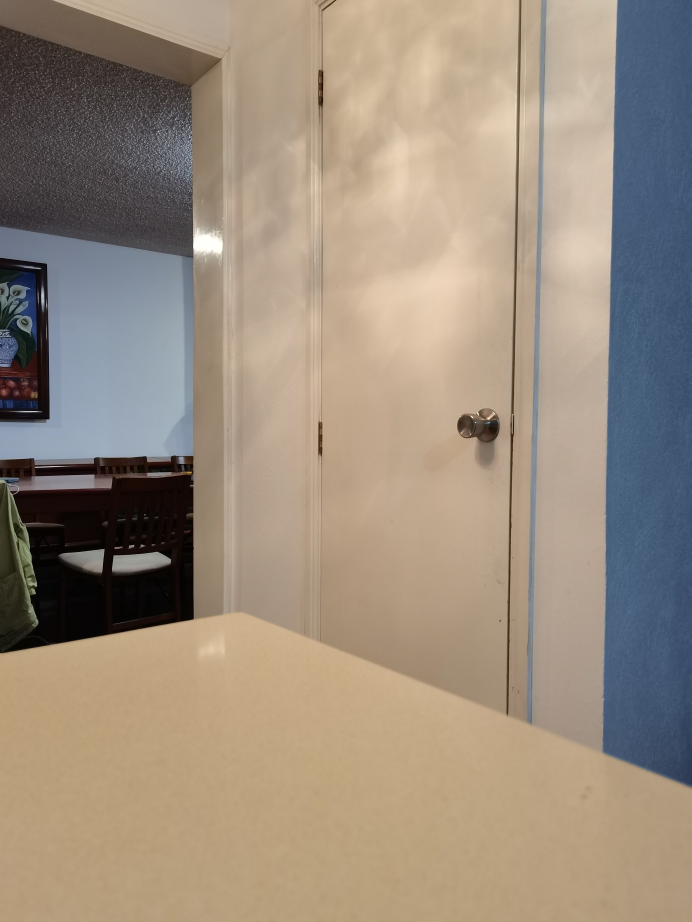
#> input picture panorama_view/stitch/src_three/img(2).jpg, 3456 x 4608 px, given in place of img(2).png, which was not available (shown at 1/5 size)
$ python another.py
#> lines starting #> are read from the running program, lines starting #| are printed output that depends on the picture; after the words box and inside, x2 and y2 are one past the last pixel; in counts of white or black regions, pixels touching at a corner belong together; pictures that were not available may be replaced by others from this repository, and a replacement may not be noted
import cv2
import numpy as np
import glob

# Load images from multiple cameras
img1 = cv2.imread('stitch/src_eight/img(2).png')
#> img1 is the input picture: shape (4608, 3456, 3); mean B, G, R 125.8, 141.5, 155.3
img2 = cv2.imread('stitch/src_eight/img(1).png')
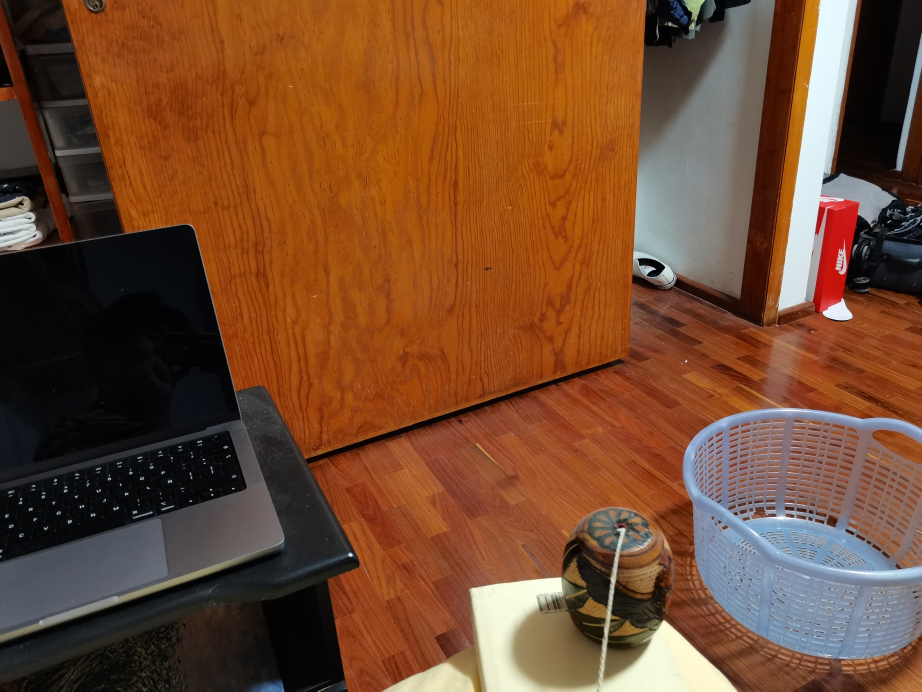
#> input picture panorama_view/stitch/src_three/img(1).jpg, 4608 x 3456 px, given in place of img(1).png, which was not available (shown at 1/5 size)
#> img2 is the input picture: shape (3456, 4608, 3); mean B, G, R 47.4, 74.1, 116
#img1 = cv2.imread('stitch/src_three/img(2).jpg')
#img2 = cv2.imread('stitch/src_three/img(1).jpg')
img3 = cv2.imread('stitch/src_eight/img(3).png')
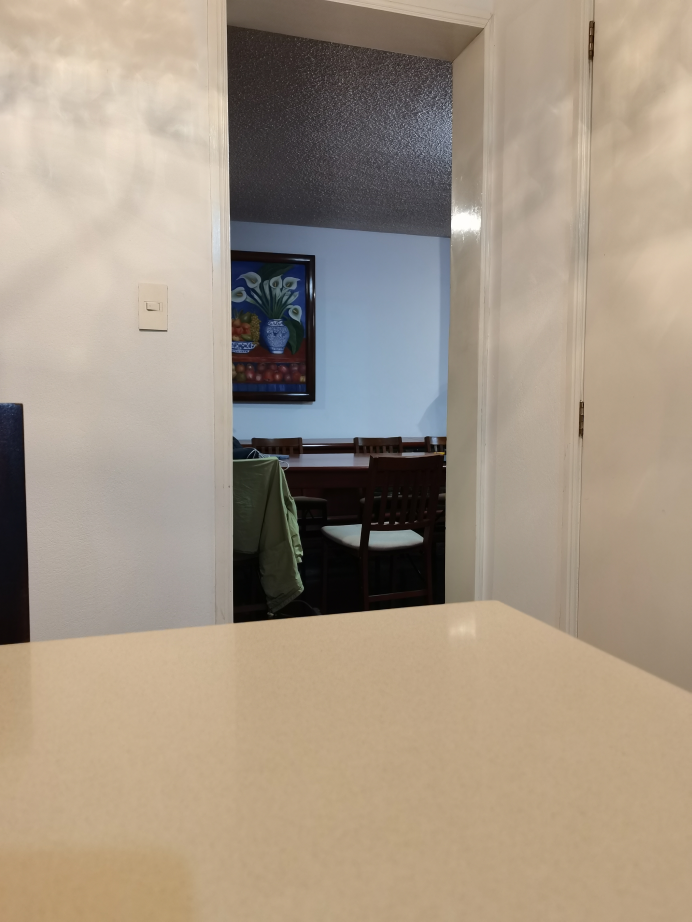
#> input picture panorama_view/stitch/src_three/img(3).jpg, 3456 x 4608 px, given in place of img(3).png, which was not available (shown at 1/5 size)
#> img3 is the input picture: shape (4608, 3456, 3); mean B, G, R 132.7, 149.5, 163.5

# Resize images to reduce computational cost
height, width = img1.shape[:2]
#> height = 4608; width = 3456
max_dim = max(height, width)
#> max_dim = 4608
scale = 1024 / max_dim
#> scale = 0.222
img1 = cv2.resize(img1, (int(width*scale), int(height*scale)))
#> img1: shape (1024, 768, 3)
img2 = cv2.resize(img2, (int(width*scale), int(height*scale)))
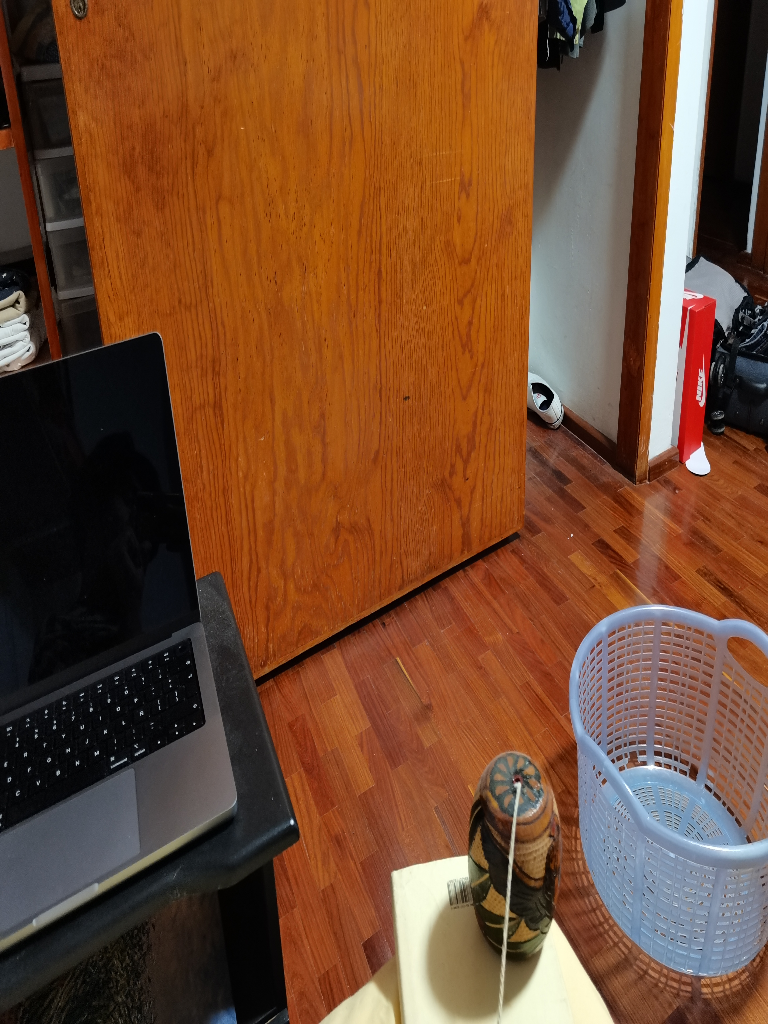
#> img2: shape (1024, 768, 3); mean B, G, R 47.3, 73.9, 115.9

# Extract keypoints and descriptors using ORB
orb = cv2.ORB_create(nfeatures=10000)
kp1, des1 = orb.detectAndCompute(img1, None)
#> kp1 = 3409 keypoints; strongest (x, y, size): (115, 612, 31), (113, 610, 31), (54, 465, 31), (126, 617, 37.2)
kp2, des2 = orb.detectAndCompute(img2, None)
#> kp2 = 6120 keypoints; strongest (x, y, size): (545, 399, 31), (532, 384, 31), (545, 398, 37.2), (292, 822, 31)

des1 = des1.astype(np.float32)
des2 = des2.astype(np.float32)

# Match keypoints using FLANN
flann = cv2.FlannBasedMatcher({'algorithm': 0, 'trees': 5}, {'checks': 50})
matches = flann.knnMatch(des1, des2, k=2)
#> matches = 3409 matches

# Filter good matches using Lowe's ratio test
good_matches = []
for m, n in matches:
    if m.distance < 0.7*n.distance:
        good_matches.append(m)
#> after the loop, good_matches = 11 matches

# Estimate homography using RANSAC
src_pts = np.float32([kp1[m.queryIdx].pt for m in good_matches]).reshape(-1, 1, 2)
#> src_pts = [[210, 151], [243, 291], [188, 524], [160, 575], [157.2, 154.8], [47.52, 468], [355.7, 496.8], [213.1, 508.3], [131, 577.4], [207.4, 572.3], [99.53, 512.6]]
dst_pts = np.float32([kp2[m.trainIdx].pt for m in good_matches]).reshape(-1, 1, 2)
#> dst_pts = [[465, 900], [610, 933.1], [577, 56], [648, 817.2], [668.2, 747.4], [198, 618], [597.6, 540], [153.4, 333.8], [47, 760], [584.1, 881.3], [566.1, 820.5]]
H, _ = cv2.findHomography(src_pts, dst_pts, cv2.LMEDS, 5.0)
#> H = [[-0.657, -1.12, 564.9], [-0.792, -1.59, 804.8], [-0.00123, -0.00194, 1]]

# Warp image 1 using the homography
img1_warped = cv2.warpPerspective(img1, H, (img1.shape[1] + img2.shape[1], img2.shape[0]))
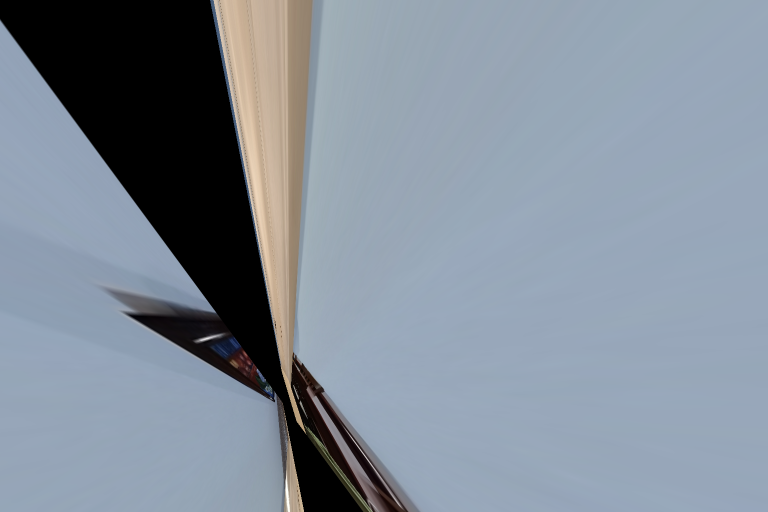
#> img1_warped: shape (1024, 1536, 3) (shown at 1/2 size); mean B, G, R 153.7, 141.2, 130.5

cv2.imshow("warped", img1_warped)
cv2.waitKey()

# Combine the two images
result = np.zeros_like(img1_warped)
result[:img2.shape[0], :img2.shape[1]] = img2
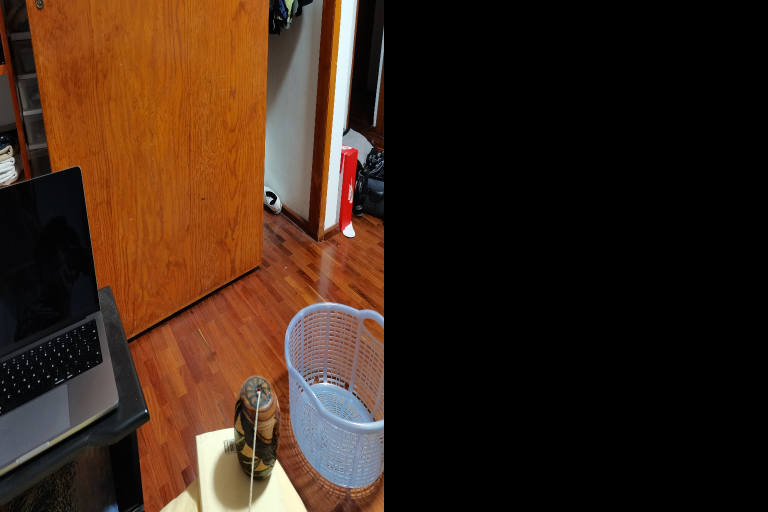
#> result: shape (1024, 1536, 3) (shown at 1/2 size); mean B, G, R 23.7, 37, 57.9
result = cv2.addWeighted(img1_warped, 0.5, result, 0.5, 0)

# Perspective correction
gray = cv2.cvtColor(result, cv2.COLOR_BGR2GRAY)
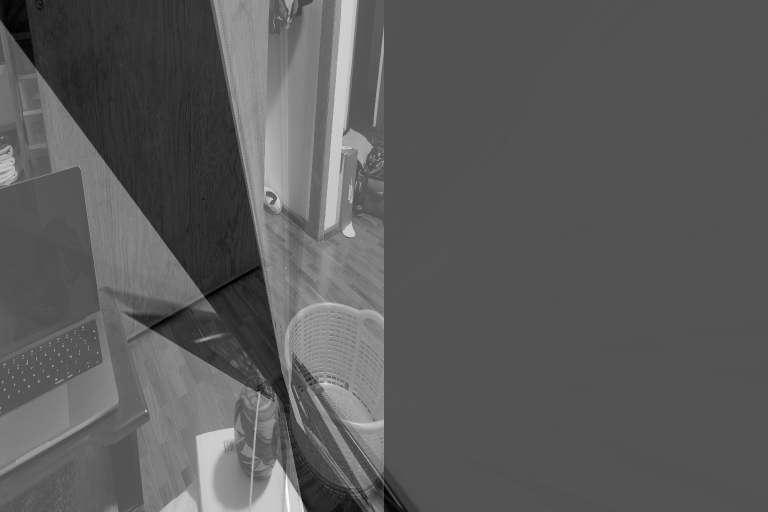
#> gray: shape (1024, 1536) (shown at 1/2 size); min 1, max 251, mean 90.8
_, thresh = cv2.threshold(gray, 1, 255, cv2.THRESH_BINARY)
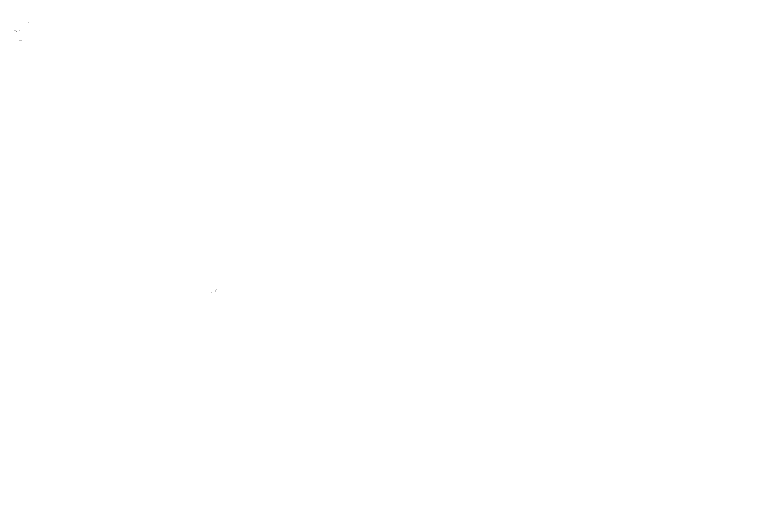
#> thresh: shape (1024, 1536) (shown at 1/2 size); 100% white; black in thin lines or dots, all inside (x1, y1, x2, y2) = (28, 45, 434, 586)
contours, _ = cv2.findContours(thresh, cv2.RETR_EXTERNAL, cv2.CHAIN_APPROX_SIMPLE)
#> contours = [[[0, 0], [0, 1023], [1535, 1023], [1535, 0]]]
max_cnt = max(contours, key=cv2.contourArea)
#> max_cnt = [[0, 0], [0, 1023], [1535, 1023], [1535, 0]]
x, y, w, h = cv2.boundingRect(max_cnt)
#> x = 0; y = 0; w = 1536; h = 1024
result = result[y:y+h, x:x+w]

# Save the result image
cv2.imwrite('result_1.jpg', result)

# Display the result
cv2.imshow('Panorama', result)
cv2.waitKey()
